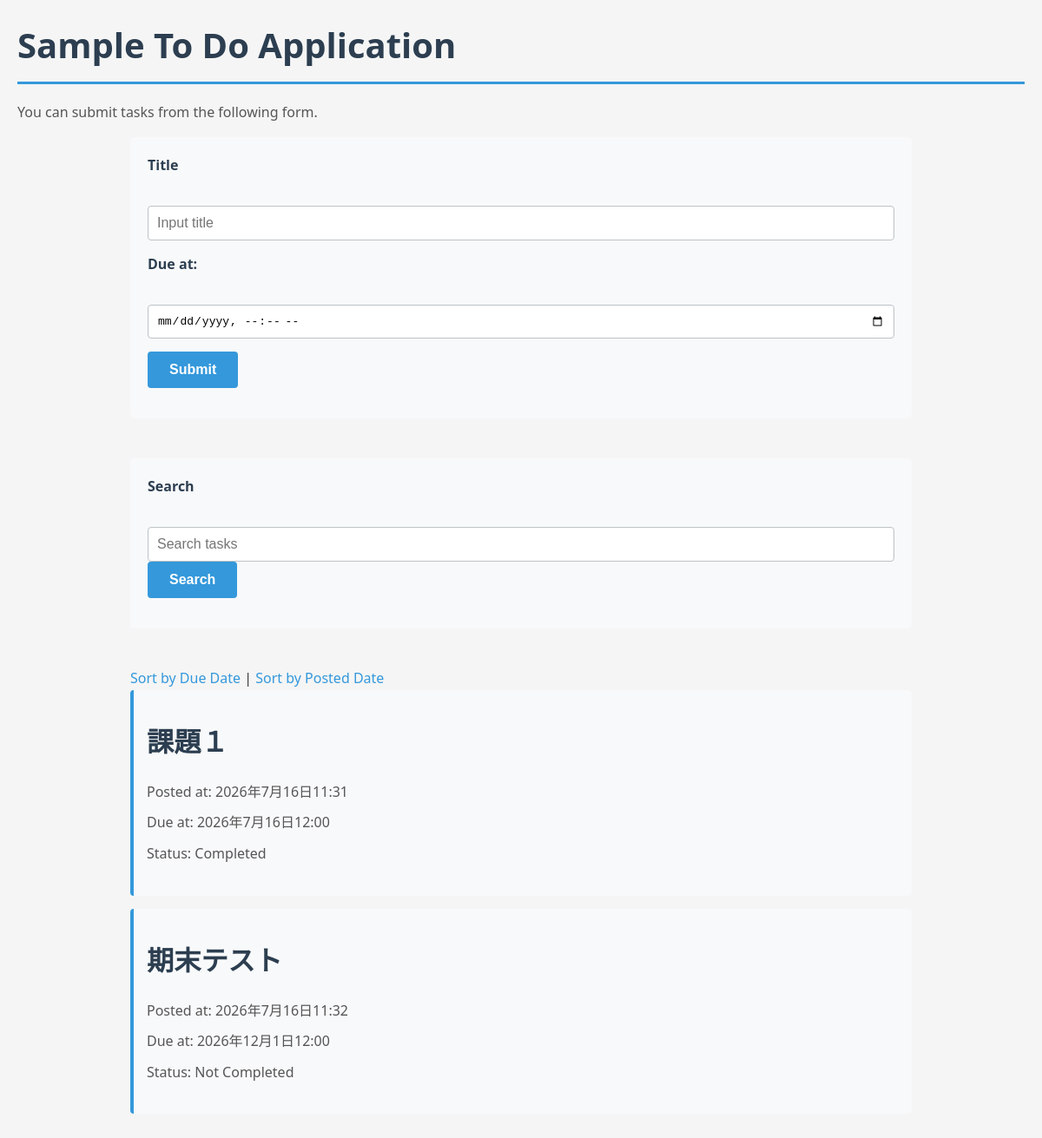
The app's page /?order=due with its own data.
### todo/models.py (models this page shows, shortened)
class Task(models.Model):
    title = models.CharField(max_length=100)
    completed = models.BooleanField(default=False)
    posted_at = models.DateTimeField(default=timezone.now)
    due_at = models.DateTimeField(null=True, blank=True)

### todo/views.py (the view)
# urls.py: path('', todo_views.index, name='index'),
def index(request):
    if request.method == 'POST':
        task = Task(title=request.POST['title'],
                    due_at=make_aware(parse_datetime(request.POST['due_at'])))
        task.save()
    query = request.GET.get('q', '').strip()
    tasks = Task.objects.all()
    if query:
        tasks = tasks.filter(title__icontains=query)
    if request.GET.get('order') == 'due':
        tasks = tasks.order_by('due_at')
    else:
        tasks = tasks.order_by('-posted_at')
    context = {
        'tasks': tasks,
        'query': query,
    }
    return render(request, 'todo/index.html', context)

### todo/templates/todo/index.html (shortened to what this page needs)
{% load static %}
<!DOCTYPE html>
<html lang="ja">
<head>
<link rel="stylesheet" href="{% static 'todo/style.css' %}">
</head>
<body>
<h1>Sample To Do Application</h1>
<p>You can submit tasks from the following form.</p>
<form action="{% url 'index' %}" method="post">
<div>
<label for="titleInput">Title</label><br>
<input id="titleInput" name="title" type="text" placeholder="Input title">
</div>
<div>
<label for="dueInput">Due at:</label><br>
<input id="dueInput" name="due_at" type="datetime-local">
</div>
<div>
<button type="submit">Submit</button>
</div>
</form>
<br>
<form action="{% url 'index' %}" method="get">
<div>
<label for="searchInput">Search</label><br>
<input id="searchInput" name="q" type="text" value="{{ query }}" placeholder="Search tasks">
<button type="submit">Search</button>
</div>
</form>
<br>
<div>
<a href="{% url 'index' %}?order=due{% if query %}&q={{ query }}{% endif %}">Sort by Due Date</a> |
<a href="{% url 'index' %}?order=post{% if query %}&q={{ query }}{% endif %}">Sort by Posted Date</a>
</div>
{% if tasks %}
{% for task in tasks %}
<div class="text">
<h2><a href="{%url 'detail' task.id %}">{{ task.title }}</a></h2>
<ul>
<li>Posted at: {{ task.posted_at }}</li>
{% if task.due_at %}
<li>Due at: {{ task.due_at }}</li>
{% endif %}
{% if task.completed %}
<li>Status: Completed</li>
{% else %}
<li>Status: Not Completed</li>
{% endif %}
</ul>
</div>
{% endfor %}
{% else %}
<p>該当する課題はありません</p>
{% endif %}
</body>
</html>

### todo/static/todo/style.css (style rules this page uses)
* { margin: 0; padding: 0; box-sizing: border-box; }
body { font-family: 'Segoe UI', Tahoma, Geneva, Verdana, sans-serif; background-color: #f5f5f5; color: #333; line-height: 1.6; padding: 20px; }
h1 { color: #2c3e50; margin-bottom: 20px; font-size: 2.5em; border-bottom: 3px solid #3498db; padding-bottom: 10px; }
h2 { color: #34495e; margin-top: 20px; margin-bottom: 15px; font-size: 1.5em; }
p { color: #555; margin-bottom: 15px; }
form { background-color: #f8f9fa; padding: 20px; border-radius: 5px; margin-bottom: 20px; max-width: 900px; margin-left: auto; margin-right: auto; }
form div { margin-bottom: 15px; }
label { display: block; margin-bottom: 8px; font-weight: bold; color: #2c3e50; }
input[type="text"], input[type="datetime-local"] { width: 100%; padding: 10px; border: 1px solid #bdc3c7; border-radius: 4px; font-size: 1em; transition: border-color 0.3s; }
button { background-color: #3498db; color: white; padding: 12px 25px; border: none; border-radius: 4px; font-size: 1em; font-weight: bold; cursor: pointer; transition: background-color 0.3s; }
a { color: #3498db; text-decoration: none; transition: color 0.3s; }
.text { border-left: 4px solid #3498db; padding: 15px; margin-bottom: 15px; background-color: #f8f9fa; border-radius: 4px; transition: box-shadow 0.3s; max-width: 900px; margin-left: auto; margin-right: auto; }
.text h2 a { font-size: 1.3em; color: #2c3e50; }
.text ul { list-style: none; margin-top: 10px; padding-left: 0; }
.text li { padding: 5px 0; color: #555; }
ul { max-width: 900px; margin: 15px auto; padding-left: 20px; }
ul li { padding: 5px 0; color: #555; }
div { max-width: 900px; margin-left: auto; margin-right: auto; }

### records on screen
Task: title "課題１", posted_at "2026年7月16日11:31", due_at "2026年7月16日12:00", completed "Status: Completed"
Task: title "期末テスト", posted_at "2026年7月16日11:32", due_at "2026年12月1日12:00", completed "Status: Not Completed"
